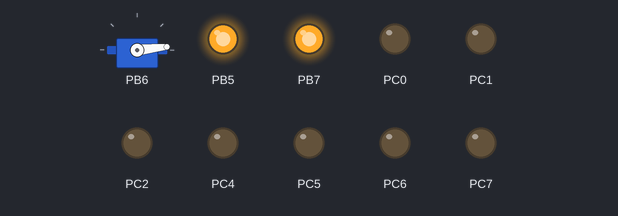
Recording of a program running on a simulated ATmega2560, built with avr-gcc and emulated at 14.7456 MHz. Parts: servo, output pins drawn as LEDs (lit = HIGH). Servo pulses on a pin are drawn as a servo (544–2400 µs = 0–180°); pins used as bus, display or sensor lines are not drawn. At 3.0 s the program stops and its outputs stay as they are.

Above: at 0.1 s.
At 1.1 s:
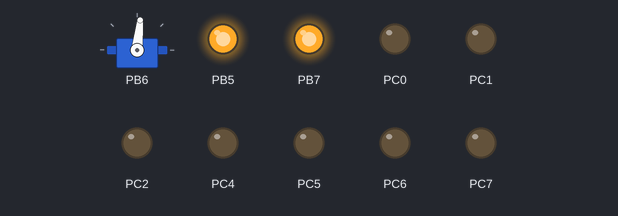
At 2.1 s:
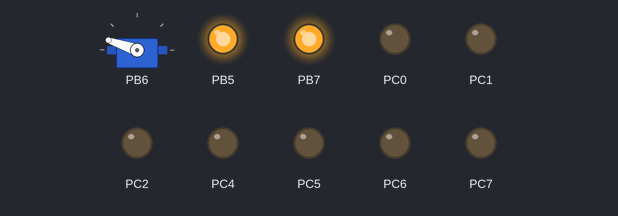
Timing chart, 0 to 3.6 s (numbered marks = the images above):
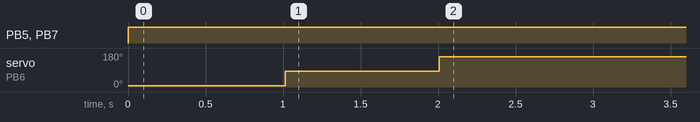

Measured:
- by itself, PB5, PB7: LOW → HIGH at 0.00 s
- by itself, servo on PB6: 6° → 84° at 1.0 s, → 161° 1.0 s later

The program:

ServoControl.c
```c
/*
 * ServoControl.c
 *
 * Created: 5/28/2014 4:13:06 PM
 * Author: Joel
 * Note: Do not let servos be excited for long durations to avoid heating up
 * 		 and to reduce current draw. Free servos when not using them
 */

#define F_CPU 14745600
#include <avr/io.h>
#include <avr/interrupt.h>
#include <util/delay.h>

void port_init()
{
	DDRB = DDRB | 0x20; //making PORTB 5 pin output
	PORTB = PORTB | 0x20; //setting PORTB 5 pin to logic 1
	DDRB = DDRB | 0x40; //making PORTB 6 pin output
	PORTB = PORTB | 0x40; //setting PORTB 6 pin to logic 1
	DDRB = DDRB | 0x80; //making PORTB 7 pin output
	PORTB = PORTB | 0x80; //setting PORTB 7 pin to logic 1
}
void lcd_port_config (void)
{
	DDRC = DDRC | 0xF7; //all the LCD pin's direction set as output
	PORTC = PORTC & 0x80; // all the LCD pins are set to logic 0 except PORTC 7
}

void timer1_init()
{
	TCCR1A = 0x00;

	ICR1 = 1023; //TOP = 1023
	TCNT1H = 0xFC; //Counter high value to which OCR1xH value is to be compared with
	TCNT1L = 0x01; //Counter low value to which OCR1xH value is to be compared with
	OCR1A = 1023;
	OCR1B = 1023;
	OCR1C = 1023;
	TCCR1A = 0xAB;
	//COM1A1=1, COM1A0=0; COM1B1=1, COM1B0=0; COM1C1=1 COM1C0=0
	//For Overriding normal port functionality to OCRnA outputs. WGM11=1, WGM10=1. Along With
	//WGM12 in TCCR1B for Selecting FAST PWM Mode

	TCCR1B = 0x0C; //WGM12=1; CS12=1, CS11=0, CS10=0 (Prescaler=256)
}

//Sets servo 1 to the specified angle in degrees
void servo_1(unsigned char degrees)
{
	float regval = ((float)degrees * 0.512) + 34.56;
	OCR1A = (uint16_t) regval;
}

//Sets servo 2 to the specified angle in degrees
void servo_2(unsigned char degrees)
{
	float regval = ((float)degrees * 0.512) + 34.56;
	OCR1B = (uint16_t) regval;
}

//Sets servo 3 to the specified angle in degrees
void servo_3(unsigned char degrees)
{
	float regval = ((float)degrees * 0.512) + 34.56;
	OCR1C = (uint16_t) regval;
}

//Frees (relaxes) servo 1 by sending a continuous on signal
void servo_1_free (void)
{
	OCR1A = 1023;
}

//Frees (relaxes) servo 2 by sending a continuous on signal
void servo_2_free (void)
{
	OCR1B = 1023;
}

//Frees (relaxes) servo 3 by sending a continuous on signal
void servo_3_free (void)
{
	OCR1C = 1023;
}

//Initialises devices
void init()
{
	cli();
	port_init();
	lcd_port_config();
	timer1_init();
	sei();
}

int main(void)
{
	init();
	servo_2(0);
	_delay_ms(1000);
	servo_2(90);
	_delay_ms(1000);
	servo_2(180);
	_delay_ms(1000);

	while(1);

	return 0;
}
```
